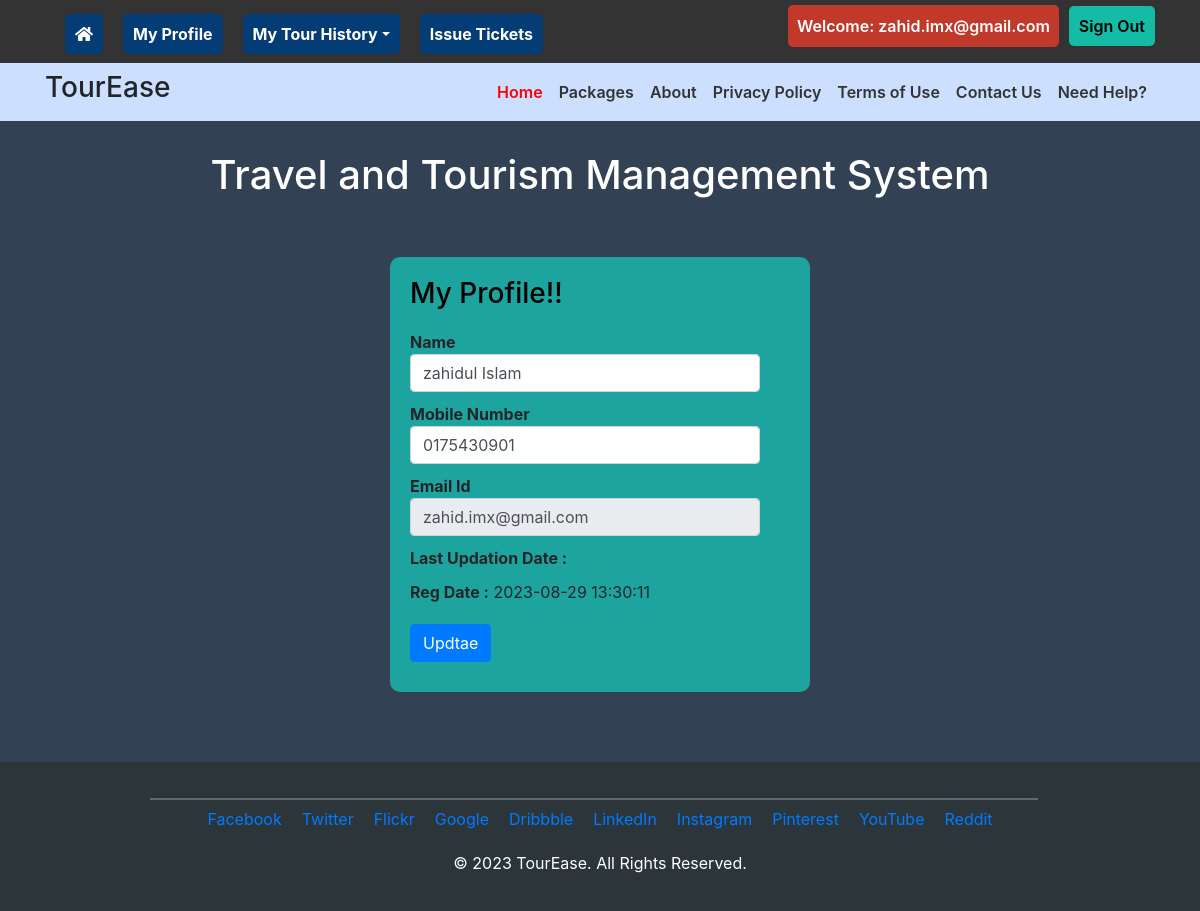
Screenshot of /profile.php (signed in) with the database file from the repository.
### tables this page shows
CREATE TABLE `tblusers` (
  `id` int(11) NOT NULL,
  `FullName` varchar(100) DEFAULT NULL,
  `MobileNumber` char(10) DEFAULT NULL,
  `EmailId` varchar(70) DEFAULT NULL,
  `Password` varchar(100) DEFAULT NULL,
  `RegDate` timestamp NULL DEFAULT current_timestamp(),
  `UpdationDate` timestamp NULL DEFAULT NULL ON UPDATE current_timestamp()
);

### profile.php (the view, shortened to what this page needs)
<?php
include('includes/config.php');
if(strlen($_SESSION['login'])==0)
	{
header('location:index.php');
}
else{
?>
<!DOCTYPE HTML>
<html>
<head>
<link href="css/bootstrap.min.css" rel="stylesheet" type="text/css" media="all">
<link href="css/font-awesome.min.css" rel="stylesheet" type="text/css" media="all">
<link href="css/mystyle.css" rel="stylesheet" type="text/css" />
<link rel="stylesheet" href="https://maxcdn.bootstrapcdn.com/bootstrap/4.5.2/css/bootstrap.min.css">
<link rel="stylesheet" href="https://maxcdn.bootstrapcdn.com/bootstrap/5.3.0/css/bootstrap.min.css">
<link
  rel="stylesheet"
  href="https://cdn.jsdelivr.net/npm/bootstrap@5.3.0/dist/css/bootstrap.min.css"
/>
</head>
<body>
<div class="top-header">
<?php include('includes/header.php');?>
<div class="banner-1 ">
	<div class="container">
		<h1 class="wow zoomIn animated animated" data-wow-delay=".5s" style="visibility: visible; animation-delay: 0.5s; animation-name: zoomIn;">Travel and Tourism Management System</h1>
	</div>
</div>
<div class="privacy">
	<div class="container">
		<h3 class="wow fadeInDown animated animated" data-wow-delay=".5s" style="visibility: visible; animation-delay: 0.5s; animation-name: fadeInDown;">My Profile!!</h3>
		<form name="chngpwd" method="post">
<?php
$useremail=$_SESSION['login'];
$sql = "SELECT * from tblusers where EmailId=:useremail";
$query = $dbh -> prepare($sql);
$query -> bindParam(':useremail',$useremail, PDO::PARAM_STR);
$query->execute();
$results=$query->fetchAll(PDO::FETCH_OBJ);
if($query->rowCount() > 0)
{
foreach($results as $result)
{	?>
	<p style="width: 350px;">
			<b>Name</b>  <input type="text" name="name" value="<?php echo htmlentities($result->FullName);?>" class="form-control" id="name" required="">
	</p>
<p style="width: 350px;">
<b>Mobile Number</b>
<input type="text" class="form-control" name="mobileno" maxlength="10" value="<?php echo htmlentities($result->MobileNumber);?>" id="mobileno"  required="">
</p>
<p style="width: 350px;">
<b>Email Id</b>
	<input type="email" class="form-control" name="email" value="<?php echo htmlentities($result->EmailId);?>" id="email" readonly>
			</p>
<p style="width: 350px;">
<b>Last Updation Date : </b>
</p>
<p style="width: 350px;">
<b>Reg Date :</b>
<?php echo htmlentities($result->RegDate);?>
			</p>
<?php }} ?>
			<p style="width: 350px;">
<button type="submit" name="submit6" class="btn-primary btn">Updtae</button>
			</p>
			</form>
	</div>
</div>
<?php include('includes/footer.php');?>
</body>
</html>
<?php } ?>

### css/mystyle.css (style rules this page uses)
body, h1, h2, h3, h4, p, ul, li { margin: 0; padding: 0; list-style: none; }
.top-header { background-color: #333!important; color: #fff; }

### profile.php (style rules this page uses)
body { background-color: rgb(51 65 85)!important; }
.privacy .container { background-color: #1EA49E; padding: 20px; border-radius: 10px; width: 35%; }
.privacy { padding: 50px 0; }
.privacy h3 { visibility: visible; animation-delay: 0.5s; animation-name: fadeInDown; color: black; margin-bottom: 20px; }
.privacy p { width: 350px; margin-bottom: 10px; }
.privacy button { margin-top: 10px; }
.container h1 { color : white; margin-top: 30px; text-align: center; }

### includes/footer.php (style rules this page uses)
.container { border-radius: 10px!important; }

### rows the page displays
tblusers: name "zahidul Islam", mobileno "0175430901", email "zahid.imx@gmail.com", RegDate "2023-08-29 13:30:11"

### other values shown
$_SESSION['login'] "zahid.imx@gmail.com"
